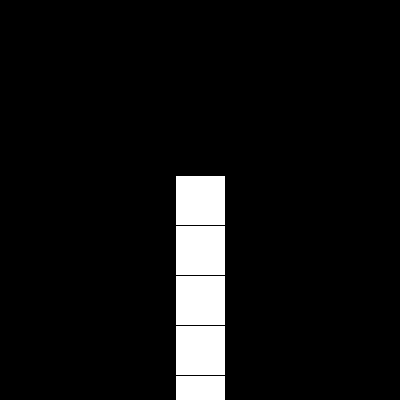
Frame 1 (no input)
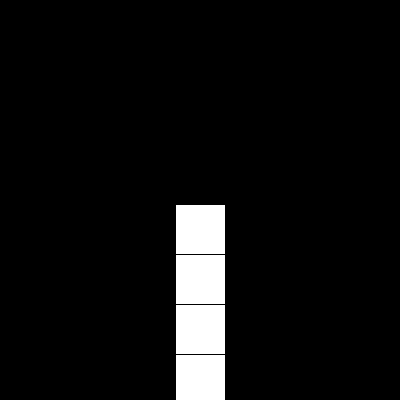
Frame 60 (the mouse pressed at the canvas centre just before this capture)
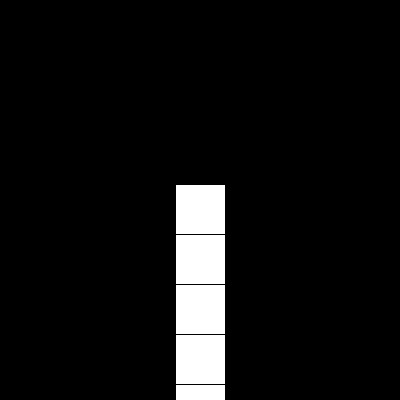
Frame 120 (the mouse held since frame 60 and released just before this capture)

The Processing sketch that drew these frames (run headless with seeded random() and noise(); from frame 60 on, the mouse is pressed at the canvas centre):

// Processing sketch: S_2018_069_translationalLoop
// ── S_2018_069_translationalLoop.pde
float a;
void setup() {
  size(400, 400);
  rectMode(CENTER);
}
void draw() {
  background(0);
  translate(0, lerp(0, 50, a%1));
  rect(width/2, height/2-lerp(0, 50, smoothstep(0.7,0.9,a%1.0)), 50, 50);
  for (int i = 0; i < 5; i++) {
    rect(width/2, height/2+i*50, 50, 50);
  }
  a+=0.01;
}

float smoothstep(float edge0, float edge1, float x) {
  x = constrain((x - edge0) / (edge1 - edge0), 0.0f, 1.0f); 
  return x * x * (3 - 2 * x);
}
